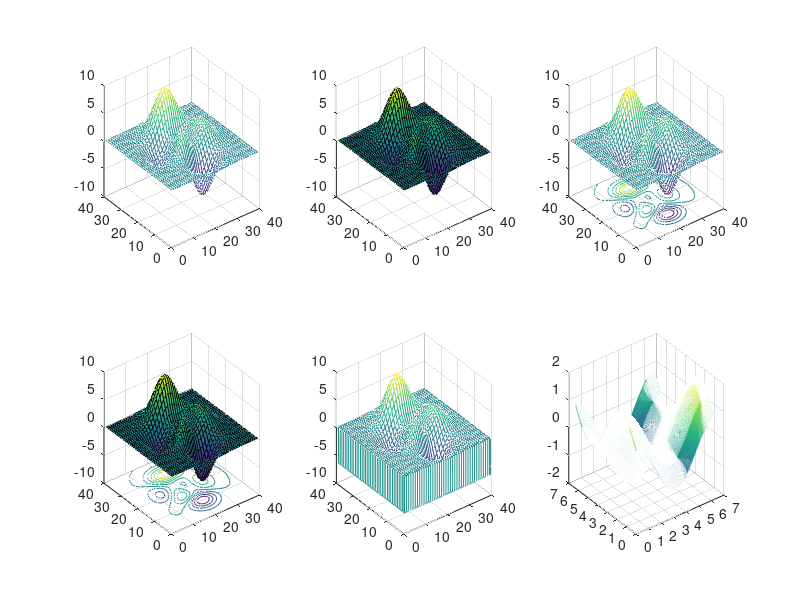

Write the MATLAB code that produced this figure.
z=peaks(40);
subplot(2,3,1);
mesh(z);
subplot(2,3,2);
surf(z);
subplot(2,3,3);
meshc(z);
subplot(2,3,4);
surfc(z)
subplot(2,3,5);
meshz(z)

subplot(2,3,6);
x=(0:0.01:2*pi);
y=x;
[X,Y]=meshgrid(x,y);
z=cos(X)+sin(Y);
mesh(X,Y,z)
